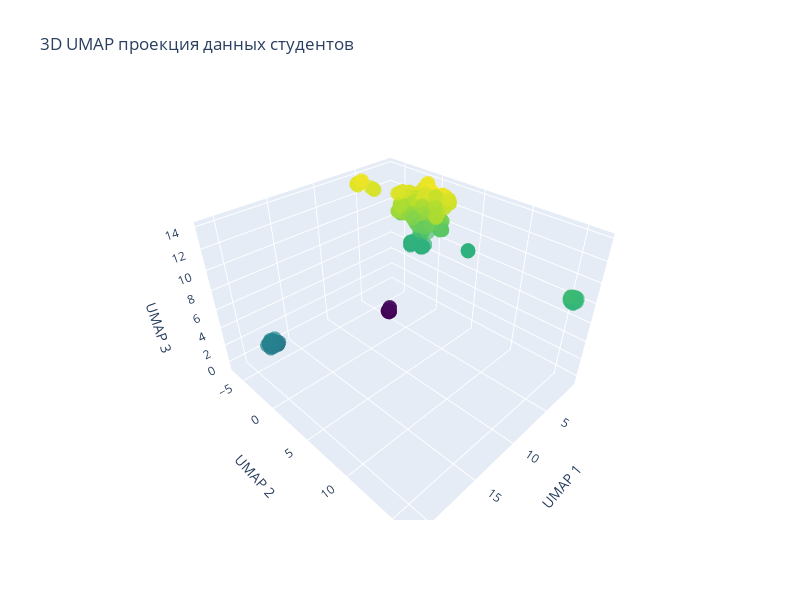

Notebook code for this chart:
### Code cell
# Подготовка данных для кластеризации
print("🔧 ПОДГОТОВКА ДАННЫХ ДЛЯ КЛАСТЕРИЗАЦИИ")
print("=" * 55)

# Определяем признаки для кластеризации
# Исключаем служебные столбцы
exclude_columns = ['ID', 'Время создания']
if faculty_col:
    exclude_columns.append(faculty_col)

# Оставляем только бинарные признаки для кластеризации
clustering_features = [col for col in df.columns if col not in exclude_columns]

print(f"📋 Признаки для кластеризации: {len(clustering_features)}")
for i, feature in enumerate(clustering_features[:10], 1):  # Показываем первые 10
    print(f"{i:2d}. {feature}")
if len(clustering_features) > 10:
    print(f"    ... и еще {len(clustering_features) - 10} признаков")

# Копируем данные для обработки
df_processed = df.copy()

# Преобразуем категориальные переменные в числовые
print("\n🔄 Преобразование категориальных переменных:")
label_encoders = {}

for feature in clustering_features:
    if df_processed[feature].dtype == 'object':
        le = LabelEncoder()
        unique_values = df_processed[feature].unique()
        print(f"  {feature}: {unique_values} -> числа")
        df_processed[feature] = le.fit_transform(df_processed[feature])
        label_encoders[feature] = le

# Создаем матрицу признаков для кластеризации
X = df_processed[clustering_features].copy()
print(f"\n📊 Матрица признаков: {X.shape[0]} строк, {X.shape[1]} столбцов")

# Проверка на пропущенные значения
missing_count = X.isnull().sum().sum()
if missing_count > 0:
    print(f"⚠️  Обнаружено {missing_count} пропущенных значений. Заполняем нулями...")
    X = X.fillna(0)
else:
    print("✅ Пропущенные значения отсутствуют")

# Оригинальные данные
X_original = X.copy()

# Стандартизация данных
print("\n📉 Стандартизация данных...")
scaler = StandardScaler()
X_scaled = pd.DataFrame(
    scaler.fit_transform(X), 
    columns=X.columns, 
    index=X.index
)

print(f"Оригинальные данные: среднее = {X.mean().mean():.3f}, стд = {X.std().mean():.3f}")
print(f"Стандартизированные: среднее = {X_scaled.mean().mean():.3f}, стд = {X_scaled.std().mean():.3f}")

# Снижение размерности с UMAP
print("\n📊 Снижение размерности с UMAP...")

# 2D UMAP
print("  2D UMAP...")
umap_2d = umap.UMAP(n_components=2, random_state=42, n_neighbors=15, min_dist=0.1)
X_umap_2d = umap_2d.fit_transform(X_scaled)

# 3D UMAP
print("  3D UMAP...")
umap_3d = umap.UMAP(n_components=3, random_state=42, n_neighbors=15, min_dist=0.1)
X_umap_3d = umap_3d.fit_transform(X_scaled)

print(f"✅ UMAP завершен: 2D {X_umap_2d.shape}, 3D {X_umap_3d.shape}")

# Визуализация UMAP
fig, axes = plt.subplots(1, 2, figsize=(15, 6))

# 2D UMAP
scatter = axes[0].scatter(X_umap_2d[:, 0], X_umap_2d[:, 1], alpha=0.6, s=30)
axes[0].set_title('2D UMAP проекция данных', fontsize=12)
axes[0].set_xlabel('UMAP 1')
axes[0].set_ylabel('UMAP 2')
axes[0].grid(True, alpha=0.3)

# 3D проекция на 2D
scatter = axes[1].scatter(X_umap_3d[:, 0], X_umap_3d[:, 1], c=X_umap_3d[:, 2], 
                         cmap='viridis', alpha=0.6, s=30)
axes[1].set_title('3D UMAP проекция (первые 2 компоненты)', fontsize=12)
axes[1].set_xlabel('UMAP 1')
axes[1].set_ylabel('UMAP 2')
axes[1].grid(True, alpha=0.3)
plt.colorbar(scatter, ax=axes[1], label='UMAP 3')

plt.tight_layout()
plt.show()

# 3D интерактивная визуализация
fig_3d = go.Figure(data=[go.Scatter3d(
    x=X_umap_3d[:, 0],
    y=X_umap_3d[:, 1],
    z=X_umap_3d[:, 2],
    mode='markers',
    marker=dict(
        size=5,
        color=X_umap_3d[:, 2],
        colorscale='Viridis',
        opacity=0.7
    ),
    text=[f'Студент {i+1}' for i in range(len(X_umap_3d))],
    hovertemplate='<b>%{text}</b><br>UMAP1: %{x:.2f}<br>UMAP2: %{y:.2f}<br>UMAP3: %{z:.2f}<extra></extra>'
)])

fig_3d.update_layout(
    title='3D UMAP проекция данных студентов',
    scene=dict(
        xaxis_title='UMAP 1',
        yaxis_title='UMAP 2',
        zaxis_title='UMAP 3'
    ),
    width=800,
    height=600
)

fig_3d.show()

print("✅ Подготовка данных завершена!")
print(f"\n📋 Итоговые наборы данных для кластеризации:")
print(f"  1. Оригинальные данные: {X_original.shape}")
print(f"  2. Стандартизированные: {X_scaled.shape}")
print(f"  3. 2D UMAP: {X_umap_2d.shape}")
print(f"  4. 3D UMAP: {X_umap_3d.shape}")

### Figure 1 — Plotly figure (JSON) as saved in the notebook; plotly's stock layout.template omitted (floating-point values rounded to 4 significant figures; data arrays with more than 128 entries replaced by an {"elided": "..."} marker saying what was removed)
{"data": [{"hovertemplate": "<b>%{text}</b><br>UMAP1: %{x:.2f}<br>UMAP2: %{y:.2f}<br>UMAP3: %{z:.2f}<extra></extra>", "marker": {"color": {"elided": "711 float values"}, "colorscale": [[0, "#440154"], [0.1111, "#482878"], [0.2222, "#3e4989"], [0.3333, "#31688e"], [0.4444, "#26828e"], [0.5556, "#1f9e89"], [0.6667, "#35b779"], [0.7778, "#6ece58"], [0.8889, "#b5de2b"], [1, "#fde725"]], "opacity": 0.7, "size": 5}, "mode": "markers", "text": {"elided": "711 str values"}, "type": "scatter3d", "x": {"elided": "711 float values"}, "y": {"elided": "711 float values"}, "z": {"elided": "711 float values"}}], "layout": {"height": 600, "scene": {"xaxis": {"title": {"text": "UMAP 1"}}, "yaxis": {"title": {"text": "UMAP 2"}}, "zaxis": {"title": {"text": "UMAP 3"}}}, "title": {"text": "3D UMAP проекция данных студентов"}, "width": 800}}
